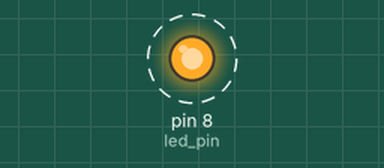
A program run on a simulated Raspberry Pi (header pin numbers). On the bench: output pins drawn as LEDs (lit = HIGH). Dashed ring = blinking. At 18.0 s the program stops and its outputs stay as they are.

Above: at 0.5 s.
Timing chart, 0 to 4.6 s (numbered marks = the images above):
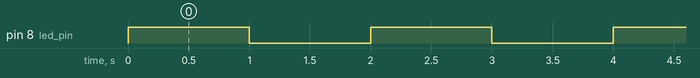

The program:

01.blink_led.py
```python
from time import sleep
import RPi.GPIO as GPIO

led_pin = 8

GPIO.setmode(GPIO.BOARD)
GPIO.setup(led_pin, GPIO.OUT)

for i in range(1, 10):
    GPIO.output(led_pin, GPIO.HIGH)
    sleep(1)
    GPIO.output(led_pin, GPIO.LOW)
    sleep(1)

GPIO.cleanup()
```

Measured:
- by itself, pin 8 (led_pin): alternates HIGH for 1.0 s and LOW for 1.0 s, 18 changes in all, then stays LOW
